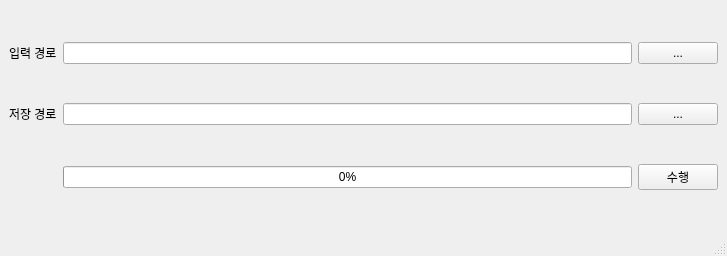
<?xml version="1.0" encoding="UTF-8"?>
<ui version="4.0">
 <class>MainWindow</class>
 <widget class="QMainWindow" name="MainWindow">
  <property name="geometry">
   <rect>
    <x>0</x>
    <y>0</y>
    <width>727</width>
    <height>256</height>
   </rect>
  </property>
  <property name="windowTitle">
   <string>MainWindow</string>
  </property>
  <widget class="QWidget" name="centralwidget">
   <layout class="QGridLayout" name="gridLayout">
    <item row="0" column="0">
     <widget class="QLabel" name="label">
      <property name="text">
       <string>입력 경로</string>
      </property>
     </widget>
    </item>
    <item row="0" column="1">
     <widget class="QLineEdit" name="txt_intputPath"/>
    </item>
    <item row="0" column="2">
     <widget class="QPushButton" name="btn_inputPath">
      <property name="text">
       <string>...</string>
      </property>
     </widget>
    </item>
    <item row="1" column="0">
     <widget class="QLabel" name="label_2">
      <property name="text">
       <string>저장 경로</string>
      </property>
     </widget>
    </item>
    <item row="1" column="1">
     <widget class="QLineEdit" name="txt_outputPath"/>
    </item>
    <item row="1" column="2">
     <widget class="QPushButton" name="btn_outputPath">
      <property name="text">
       <string>...</string>
      </property>
     </widget>
    </item>
    <item row="2" column="2">
     <widget class="QPushButton" name="btn_unzip">
      <property name="text">
       <string>수행</string>
      </property>
     </widget>
    </item>
    <item row="2" column="1">
     <widget class="QProgressBar" name="progressBar">
      <property name="value">
       <number>0</number>
      </property>
     </widget>
    </item>
   </layout>
  </widget>
  <widget class="QMenuBar" name="menubar">
   <property name="geometry">
    <rect>
     <x>0</x>
     <y>0</y>
     <width>727</width>
     <height>21</height>
    </rect>
   </property>
  </widget>
  <widget class="QStatusBar" name="statusbar"/>
 </widget>
 <resources/>
 <connections/>
</ui>
